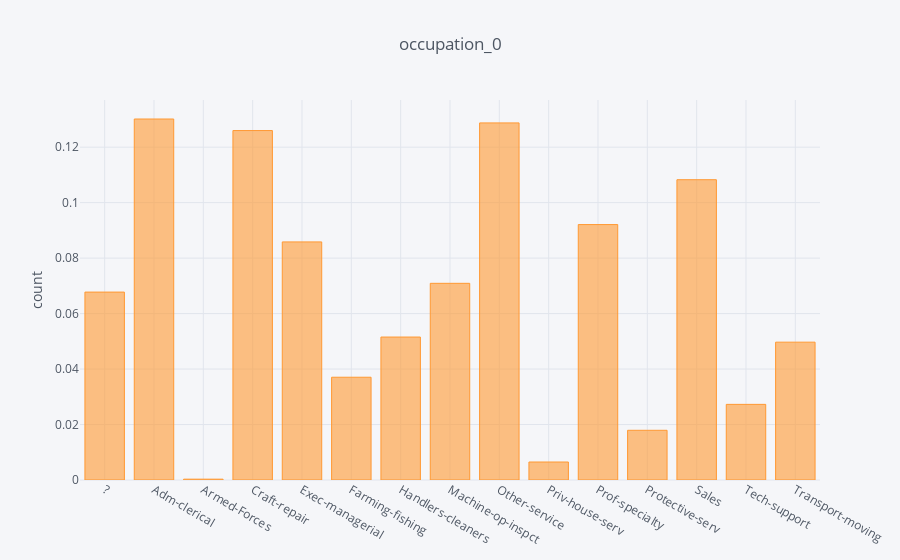

The code cell stored with this chart in its notebook:
### Code cell
occupation_0.iplot(kind='bar', yTitle='count', title='occupation_0',filename='occupation_0')

### Figure 1 — Plotly figure (JSON) as saved in the notebook; plotly's stock layout.template omitted (floating-point values rounded to 4 significant figures)
{"data": [{"marker": {"color": "rgba(255, 153, 51, 0.6)", "line": {"color": "rgba(255, 153, 51, 1.0)", "width": 1}}, "name": "occupation", "orientation": "v", "text": "", "type": "bar", "uid": "cda6ca03-60da-4ca6-92ca-0139e3bd8540", "x": ["?", "Adm-clerical", "Armed-Forces", "Craft-repair", "Exec-managerial", "Farming-fishing", "Handlers-cleaners", "Machine-op-inspct", "Other-service", "Priv-house-serv", "Prof-specialty", "Protective-serv", "Sales", "Tech-support", "Transport-moving"], "y": [0.06775, 0.1302, 0.0003026, 0.126, 0.08584, 0.03705, 0.05154, 0.07091, 0.1287, 0.006489, 0.09209, 0.01792, 0.1083, 0.02727, 0.04969]}], "layout": {"legend": {"bgcolor": "#F5F6F9", "font": {"color": "#4D5663"}}, "paper_bgcolor": "#F5F6F9", "plot_bgcolor": "#F5F6F9", "title": {"font": {"color": "#4D5663"}, "text": "occupation_0"}, "xaxis": {"gridcolor": "#E1E5ED", "showgrid": true, "tickfont": {"color": "#4D5663"}, "title": {"font": {"color": "#4D5663"}, "text": ""}, "zerolinecolor": "#E1E5ED"}, "yaxis": {"gridcolor": "#E1E5ED", "showgrid": true, "tickfont": {"color": "#4D5663"}, "title": {"font": {"color": "#4D5663"}, "text": "count"}, "zerolinecolor": "#E1E5ED"}}}
